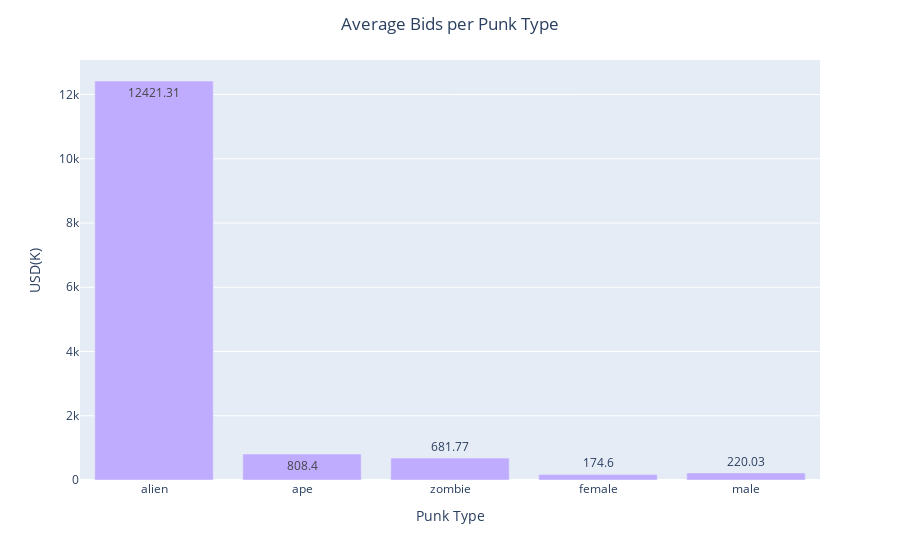

The cell this chart's notebook holds for it:
### Code cell
# bar plot of average bids (in last 6 months) per punk type
fig = px.bar(indiv, 
             x= type_names,
             y= [12421.31, 808.40, 681.77, 174.60, 220.03],
             text = [12421.31, 808.40, 681.77, 174.60, 220.03],
             color_discrete_sequence = ['#bfacff'],
             labels={'x': 'Punk Type', 'y': 'USD(K)'})
fig.update_layout(title = 'Average Bids per Punk Type', title_x=.5)
fig.show()

### Figure 1 — Plotly figure (JSON) as saved in the notebook; plotly's stock layout.template omitted (floating-point values rounded to 4 significant figures)
{"data": [{"alignmentgroup": "True", "hovertemplate": "Punk Type=%{x}<br>USD(K)=%{y}<br>text=%{text}<extra></extra>", "legendgroup": "", "marker": {"color": "#bfacff", "pattern": {"shape": ""}}, "name": "", "offsetgroup": "", "orientation": "v", "showlegend": false, "text": [12420.0, 808.4, 681.8, 174.6, 220.0], "textposition": "auto", "type": "bar", "x": ["alien", "ape", "zombie", "female", "male"], "xaxis": "x", "y": [12420.0, 808.4, 681.8, 174.6, 220.0], "yaxis": "y"}], "layout": {"autosize": true, "barmode": "relative", "legend": {"tracegroupgap": 0}, "margin": {"t": 60}, "title": {"text": "Average Bids per Punk Type", "x": 0.5}, "xaxis": {"anchor": "y", "autorange": true, "domain": [0, 1], "range": [-0.5, 4.5], "title": {"text": "Punk Type"}, "type": "category"}, "yaxis": {"anchor": "x", "autorange": true, "domain": [0, 1], "range": [0, 13080.0], "title": {"text": "USD(K)"}, "type": "linear"}}}
